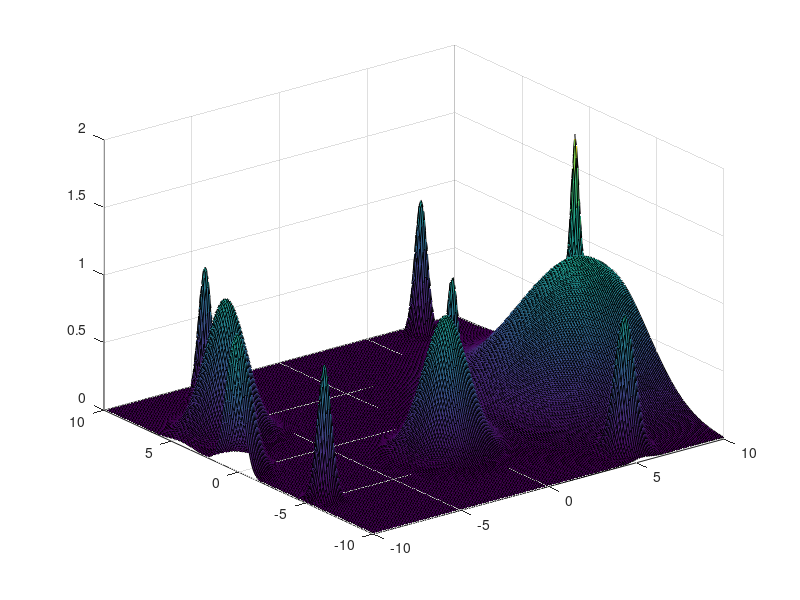
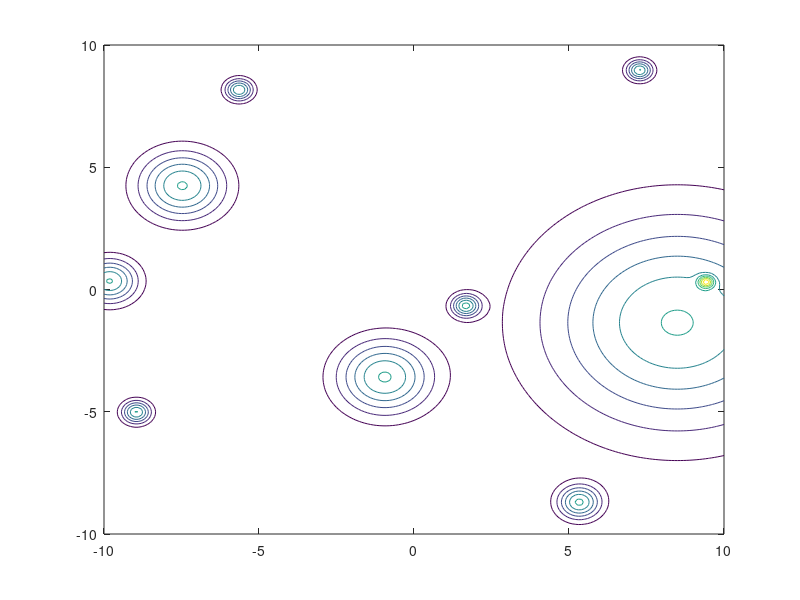

These charts were generated, in order, by the following MATLAB code: (Note: this script raises an error after producing the figures.)
clc 
clear all

XMin = -10;
XMax = 10;
YMin = -10;
YMax = 10;
addpath('Reference/c2xyz/');
addpath('Reference/export/');

%% Random Radial Basis functions in space 
disp('3D case with random path - 10 rbf:');
N = 10 % number of random functions
stepMesh = 0.1;
Z = zeros((XMax-XMin)/stepMesh+1,(XMax-XMin)/stepMesh+1);
[X,Y] = meshgrid(XMin:stepMesh:XMax);
% random variance in [a;b] = [0.3;1.5]
variances = 0.3 + (1.5-0.3).*rand(N,1);
% random amplitude [0.1;1]
amplitudes = 0.1 + (1-0.1).*rand(N,1);
% Random Xcenters in [-XMin;xMax]
Xcenters = XMin+ (XMax-XMin).*rand(N,1);
Ycenters = YMin+ (YMax-YMin).*rand(N,1);

esp=zeros(N,1);
esp=1./(2*(variances).^2);
for i=1:1:N
    disp('step:')
    disp(i)
    Xci=Xcenters(i,1)*ones((XMax-XMin)/stepMesh+1,((XMax-XMin)/stepMesh+1)*2);
    Yci=Ycenters(i,1)*ones((YMax-YMin)/stepMesh+1,((YMax-YMin)/stepMesh+1)*2);
    disp('Radial Basis Function: [amplitude,variance,center]');
    disp(amplitudes(i,1))
    disp(variances(i,1))
    disp(Xcenters(i,1))
    disp(Ycenters(i,1))
    Z = Z + 1*exp(-((X-Xci(:,1:((XMax-XMin)/stepMesh+1))).^2+(Y-Yci(:,((XMax-XMin)/stepMesh+2):((YMax-YMin)/stepMesh+1)*2)).^2)*esp(i,1).^2);
end
figure(1);
surf(X,Y,Z)

%% Analyze data -  Post elaboration 
% Contour[Required]
% 
% figure(2)
% grid on
% axis equal
% % axis tight
% % contour(X,Y,Z);
figure(2)
 cl = contour(X,Y,Z);
[x1,y1,z1] = C2xyz(cl);
% 
% % countours at 0.8
% h=[0.8,0.8]
% contour(X,Y,Z,h)
%% isaolate regions of interest
% Same ad the commented code above + more options
figure(3)
hold on; % Allows plotting atop the preexisting peaks plot. 
threshold = 0.8;
sector.numberOfZones = 1;
% analyze all the level curves
for n = find(z1==threshold); 
   %n
   %xTh(1,n) = x1{n};
   %yTh(1,n) = y1{n};
   hold on;
   plot(x1{n},y1{n},'k-','linewidth',3);
   sector.zones(sector.numberOfZones).x(1,1:size(x1{n},2)) = x1{n}(1,:);
   sector.zones(sector.numberOfZones).y(1,1:size(x1{n},2)) = y1{n}(1,:);
   sector.numberOfZones = sector.numberOfZones + 1;
end
title('Contours of interest');
hold off
disp('Number of zones founded:');
disp(sector.numberOfZones);


%% Convert to BW

%Remove frames
set(gca, 'visible', 'off')
set(gcf, 'color', 'w');

%%// Get the figure as a uint8 variable
im = export_fig;

%//  Output binary image
BW = ~im2bw(uint8(255.*im2double(im)),0.99);

%%// Remove
BW = bwmorph(BW,'skel',Inf);
figure(4);
imshow(BW)
title('BW sectors');
% Save it
saveas(4, 'sectors1', 'png');

%% Centroids

stats = regionprops(BW,'Centroid','MajorAxisLength','MinorAxisLength',...
    'Orientation','Eccentricity','Extrema','BoundingBox','ConvexArea',...
    'ConvexHull','ConvexImage')

% Plot centroids in negative image
centroids = cat(1, stats.Centroid);
imshow(BW)
hold on
plot(centroids(:,1),centroids(:,2), 'b*')
hold off

% Plot centroids in convex sectors
figure(5)
CH_objects = bwconvhull(BW,'objects',8);
imshow(CH_objects);
hold on
plot(centroids(:,1),centroids(:,2), 'b*')
hold off
title('Objects Convex Hull + centroids');
    
%% Plot elliptic approximation

%imshow(BW)
hold on

phi = linspace(0,2*pi,50);
cosphi = cos(phi);
sinphi = sin(phi);

for k = 1:length(s)
    xbar = s(k).Centroid(1);
    ybar = s(k).Centroid(2);

    a = s(k).MajorAxisLength/2;
    b = s(k).MinorAxisLength/2;

    theta = pi*s(k).Orientation/180;
    R = [ cos(theta)   sin(theta)
         -sin(theta)   cos(theta)];

    xy = [a*cosphi; b*sinphi];
    xy = R*xy;

    x = xy(1,:) + xbar;
    y = xy(2,:) + ybar;

    plot(x,y,'r','LineWidth',2);

end
hold off

%% Plots Global convexHull figure

figure(6)
title('Union Convex Hull');
CH = bwconvhull(BW);
imshow(CH);

%% Scaling sectors up by a factor of K

k=1
%figure(9)
% For each sector
figure(4)
for i=1:sector.numberOfZones-1
    % for each point of the sector
    for j=1:size(sector.zones(i).x,2)-1        
        plot(sector.zone(i).x(1,j),sector.zone(i).y(1,j),'-b','LineWidth',3)
        v=[sector.zones(i).x(1,j) - stats(i).Centroid(1); sector.zones(i).y(1,j) - stats(i).Centroid(2)];
        sector.zone(i).x(1,j) = sector.zones(i).x(1,j) + k*v(1) ;
        sector.zone(i).y(1,j) = sector.zones(i).y(1,j) + k*v(2) ;
        hold on
        %plot(sector.zone(i).x(1,j),sector.zone(i).y(1,j),'-r','LineWidth',3)
    end
    
    %plot(centroids(i,1),centroids(i,2), 'r*')
    %hold on
end
hold off
%%

figure(7)
for i=1:sector.numberOfZones-1
    %i
    for j=1:size(sector.zones(i).x,2)-1
        %hold on
        %plot(sector.zone(i).x(1,j),sector.zone(i).y(1,j),'--rs')
        %hold on
        %plot(stats(i).Centroid(1),stats(i).Centroid(2),'+','LineWidth',4)
    end
end
